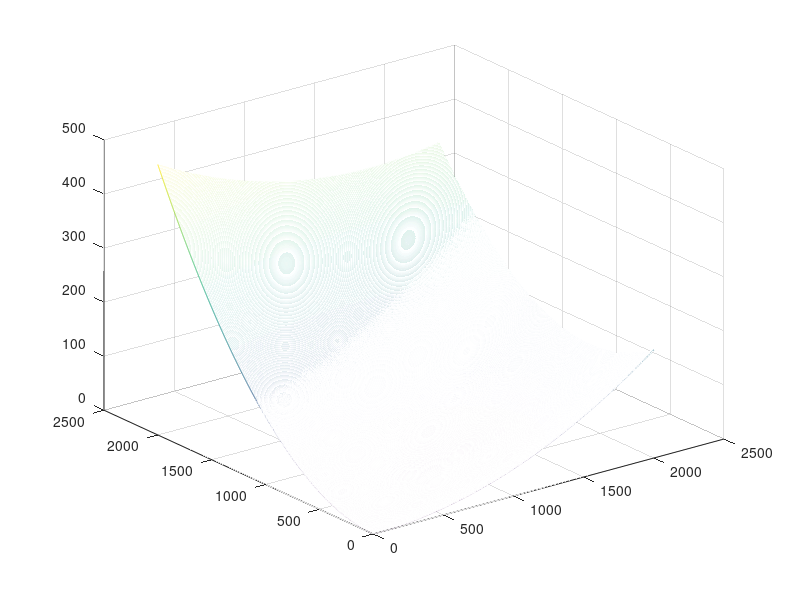

The MATLAB source for this figure:
clear all; clc; close all
x = 0:0.005:10;
y = x.*log10(x);
plot(x, y, '.r');


hold on;
y2 = x.*log(x);
plot(x, y2, '.b');


hold on;
b=2;
y3 = log(1+ exp(b*x));
plot(x, y3, '.g');


hold on;
b=-2;
y4 = log(1+ exp(b*x));
plot(x, y4, '.y');

hold off;
[x5,y5]= meshgrid(0:0.005:10);
z = 2*x5.*x5 - 3*x5.*y5 + 5*y5.*y5;
mesh(z);